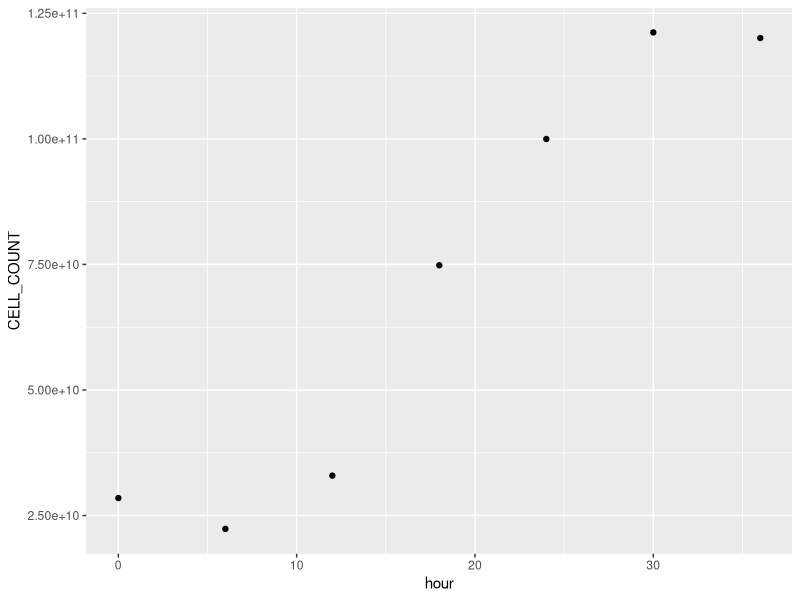
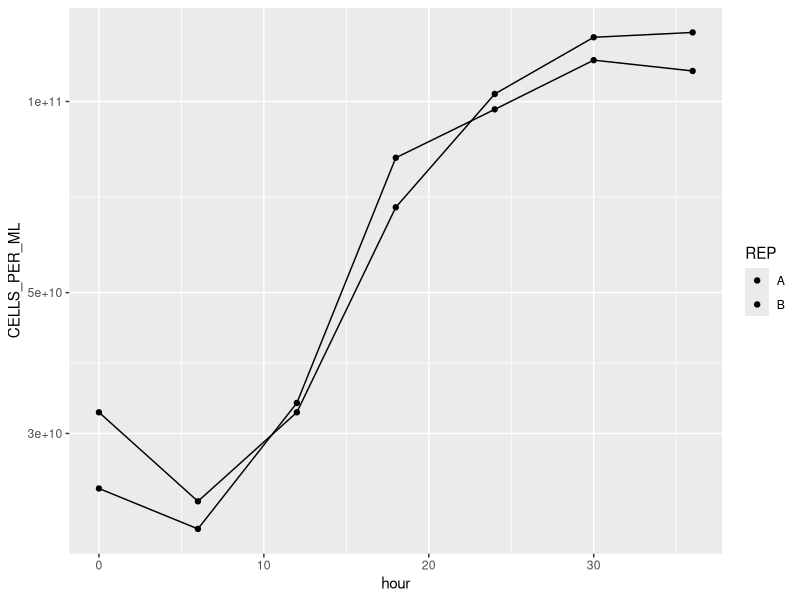
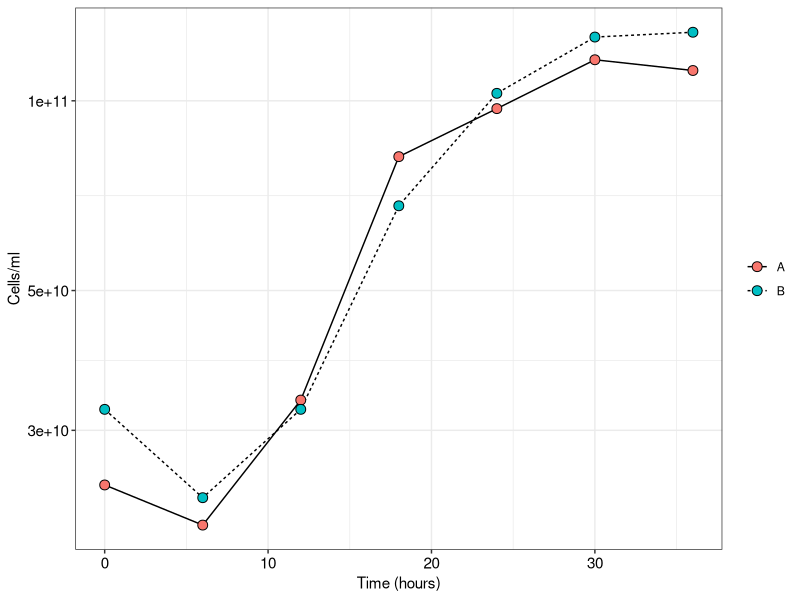
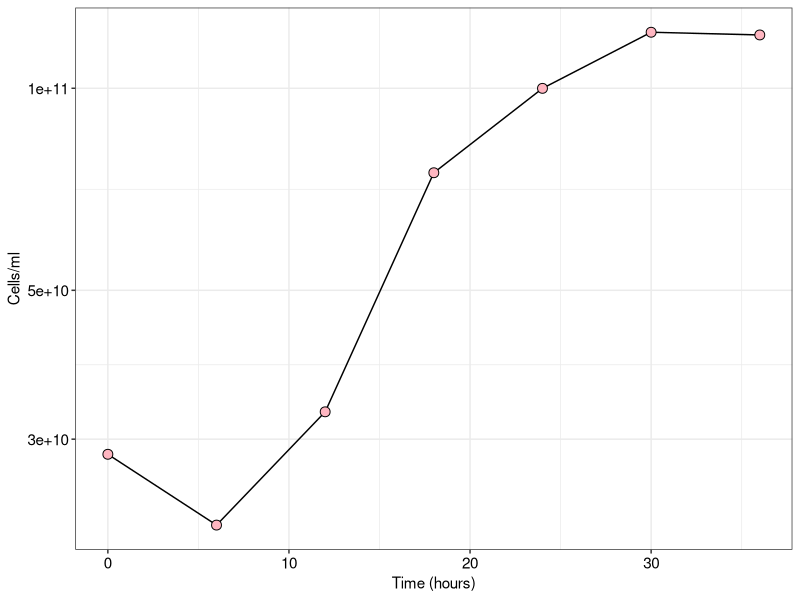

The R source for these figures, in order:
## ---- chunk 1
knitr::opts_chunk$set(echo = TRUE, tidy = FALSE, message = FALSE)
## ---- chunk 2
raw_cell_counts <- read.csv("input-data/raw-cell-counts.csv")
## ---- chunk 3
library(tidyverse)
## ---- chunk 4
# 1. Isolate sample03 as set of numbers, calculate the average
sample3 <- raw_cell_counts %>%
  select(Sample03) %>% 
  summarise(MEAN = mean(Sample03))

sample3_mean <- sample3[1,1]
## ---- chunk 5
# 2. write equation from above in R, define variables as R objects as needed.
Mean_cells_per_FOV <- sample3_mean # from average
Area_chamber <- (pi)*(((8E3)*(1000))^2) #µm^2
Volume <- 2 #ml
Area_FOV <- 1E4 #µm^2 at 100X magnification
Dilution_factor <- 0.9

cells_per_ml <- ((Mean_cells_per_FOV)*(Area_chamber))/((Volume)*(Area_FOV)*(Dilution_factor))
cells_per_ml # raw number

format(cells_per_ml, scientific = TRUE, digits = 3) # formatted as scientific
## ---- chunk 6
head(raw_cell_counts)
## ---- chunk 7
raw_cell_counts %>% 
  # Transform to long format
  pivot_longer(cols = starts_with("Sample"), names_to = "SAMPLE", values_to = "CELL_per_FOV") %>% 
  # Estimate average cells per FOV and variance for each count
  group_by(SAMPLE) %>% 
  summarise(MEAN = mean(CELL_per_FOV), VAR = var(CELL_per_FOV)) %>% 
  # use mutate and copy above equation to calculate cells per ml
  mutate(CELLS_PER_ML = ((MEAN)*(Area_chamber))/((Volume)*(Area_FOV)*(Dilution_factor))) %>% 
  # Option to add column with same values in scientific
  mutate(SCI_cells_per_ml = format(CELLS_PER_ML, scientific = TRUE, digits = 3))
## ---- chunk 8
# raw_cell_counts %>%
#   pivot_longer(cols = starts_with("Sample"), names_to = "SAMPLE", values_to = "CELL_per_FOV") %>%
#   group_by(SAMPLE) %>%
#   summarise(MEAN = mean(CELL_per_FOV), VAR = var(CELL_per_FOV)) %>%
#   mutate(CELLS_PER_ML = ((MEAN)*(Area_chamber))/((Volume)*(Area_FOV)*(Dilution_factor))) %>%
#   mutate(SCI_cells_per_ml = format(CELLS_PER_ML, scientific = TRUE, digits = 3)) %>%
# ggplot(aes(x = SAMPLE, y = CELLS_PER_ML)) +
#   geom_???
## ---- chunk 9
cell_counts_01 <- read.csv("input-data/cell-count-data01.csv")
metadata_01 <- read.csv("input-data/sample-info-data01.csv")
## ---- chunk 10
# head(cell_counts_01) # rename some of the variable so it is applicable to these new data.
cell_counts_01 %>%
  pivot_longer(cols = starts_with("X"), names_to = "SAMPLE", values_to = "CELL_per_FOV") %>%
  group_by(SAMPLE) %>%
  summarise(MEAN = mean(CELL_per_FOV), VAR = var(CELL_per_FOV)) %>%
  mutate(CELLS_PER_ML = ((MEAN)*(Area_chamber))/((Volume)*(Area_FOV)*(Dilution_factor))) %>%
  mutate(SCI_cells_per_ml = format(CELLS_PER_ML, scientific = TRUE, digits = 3))
## ---- chunk 11
head(metadata_01)
## ---- chunk 12
cell_counts_01 %>%
  pivot_longer(cols = starts_with("X"), names_to = "SAMPLE", values_to = "CELL_per_FOV") %>%
  group_by(SAMPLE) %>%
  summarise(MEAN = mean(CELL_per_FOV), VAR = var(CELL_per_FOV)) %>%
  mutate(CELLS_PER_ML = ((MEAN)*(Area_chamber))/((Volume)*(Area_FOV)*(Dilution_factor))) %>%
  mutate(SCI_cells_per_ml = format(CELLS_PER_ML, scientific = TRUE, digits = 3)) %>% 
  # Fix SAMPLE names and separate into samples and replicates
  separate(SAMPLE, into = c("SAMPLE_NAME", "REP"), sep = "_", remove = FALSE) %>% 
  mutate(SAMPLE = gsub("X","", SAMPLE)) # edits the SAMPLE cell.
## ---- chunk 13
cell_counts_01 %>%
  pivot_longer(cols = starts_with("X"), names_to = "SAMPLE", values_to = "CELL_per_FOV") %>%
  group_by(SAMPLE) %>%
  summarise(MEAN = mean(CELL_per_FOV), VAR = var(CELL_per_FOV)) %>%
  mutate(CELLS_PER_ML = ((MEAN)*(Area_chamber))/((Volume)*(Area_FOV)*(Dilution_factor))) %>%
  mutate(SCI_cells_per_ml = format(CELLS_PER_ML, scientific = TRUE, digits = 3)) %>% 
  separate(SAMPLE, into = c("SAMPLE_NAME", "REP"), sep = "_", remove = FALSE) %>% 
  mutate(SAMPLE = gsub("X","", SAMPLE)) %>% 
  # Use 'left_join' to line up the metadata. SAMPLE column matches "sample_id" in the metadata df
  left_join(metadata_01, by = c("SAMPLE" = "sample_id"))
## ---- chunk 14
summary_table_01 <- cell_counts_01 %>%
  pivot_longer(cols = starts_with("X"), names_to = "SAMPLE", values_to = "CELL_per_FOV") %>%
  group_by(SAMPLE) %>%
  summarise(MEAN = mean(CELL_per_FOV), VAR = var(CELL_per_FOV)) %>%
  mutate(CELLS_PER_ML = ((MEAN)*(Area_chamber))/((Volume)*(Area_FOV)*(Dilution_factor))) %>%
  mutate(SCI_cells_per_ml = format(CELLS_PER_ML, scientific = TRUE, digits = 3)) %>% 
  separate(SAMPLE, into = c("SAMPLE_NAME", "REP"), sep = "_", remove = FALSE) %>% 
  mutate(SAMPLE = gsub("X","", SAMPLE)) %>% 
  left_join(metadata_01, by = c("SAMPLE" = "sample_id")) %>% 
  select(-REP, -SAMPLE) %>% #remove columns with information on the replicates
  group_by(SAMPLE_NAME, hour, date) %>% 
  summarise(CELL_COUNT_sci = format(mean(CELLS_PER_ML), scientific = TRUE, digits = 3),
            CELL_COUNT = mean(CELLS_PER_ML))

write_csv(summary_table_01, file = "table_01.csv", quote = c("none"))
## ---- chunk 15
ggplot(summary_table_01, aes(x = hour, y = CELL_COUNT)) +
  geom_point()
## ---- chunk 16
cell_counts_01 %>%
  pivot_longer(cols = starts_with("X"), names_to = "SAMPLE", values_to = "CELL_per_FOV") %>%
  group_by(SAMPLE) %>%
  summarise(MEAN = mean(CELL_per_FOV), VAR = var(CELL_per_FOV)) %>%
  mutate(CELLS_PER_ML = ((MEAN)*(Area_chamber))/((Volume)*(Area_FOV)*(Dilution_factor))) %>%
  mutate(SCI_cells_per_ml = format(CELLS_PER_ML, scientific = TRUE, digits = 3)) %>% 
  separate(SAMPLE, into = c("SAMPLE_NAME", "REP"), sep = "_", remove = FALSE) %>% 
  mutate(SAMPLE = gsub("X","", SAMPLE)) %>% 
  left_join(metadata_01, by = c("SAMPLE" = "sample_id")) %>% 
  #
  ggplot(aes(x = hour, y = CELLS_PER_ML, fill = REP)) +
  geom_point() +
  geom_line() +
  scale_y_log10()
## ---- chunk 17
## Data wrangling
cell_counts_01 %>%
  pivot_longer(cols = starts_with("X"), names_to = "SAMPLE", values_to = "CELL_per_FOV") %>%
  group_by(SAMPLE) %>%
  summarise(MEAN = mean(CELL_per_FOV), VAR = var(CELL_per_FOV)) %>%
  mutate(CELLS_PER_ML = ((MEAN)*(Area_chamber))/((Volume)*(Area_FOV)*(Dilution_factor))) %>%
  mutate(SCI_cells_per_ml = format(CELLS_PER_ML, scientific = TRUE, digits = 3)) %>% 
  separate(SAMPLE, into = c("SAMPLE_NAME", "REP"), sep = "_", remove = FALSE) %>% 
  mutate(SAMPLE = gsub("X","", SAMPLE)) %>% 
  left_join(metadata_01, by = c("SAMPLE" = "sample_id")) %>% 
# Ggplot code
  ggplot(aes(x = hour, y = CELLS_PER_ML, fill = REP)) +
  geom_line(aes(linetype = REP)) +
  geom_point(shape = 21, color = "black", size = 3) +
  theme_bw() +
  labs(x = "Time (hours)", y = "Cells/ml") +
  theme(axis.text = element_text(size = 11, color = "black"),
        legend.title = element_blank()) +
  scale_y_log10()
## ---- chunk 18
ggplot(summary_table_01, aes(x = hour, y = CELL_COUNT)) +
  geom_line() +
  geom_point(shape = 21, color = "black", size = 3, fill = "lightpink") +
  theme_bw() +
  labs(x = "Time (hours)", y = "Cells/ml") +
  theme(axis.text = element_text(size = 11, color = "black"),
        legend.title = element_blank()) +
  scale_y_log10()
## ---- chunk 19
b <- summary_table_01 %>% filter(hour == 30)
b$CELL_COUNT

B <- summary_table_01 %>% filter(hour == 12)
B$CELL_COUNT

G_min <- ((30-12)*60)/(3.3*(log10(((b$CELL_COUNT)/(B$CELL_COUNT)))))
G_min
## ---- chunk 20
exp_hour <- c(12, 18, 24, 30)
exp_growth <- summary_table_01 %>% 
  filter(hour %in% exp_hour) %>% 
  mutate(NAT_LOG = log(CELL_COUNT))
## ---- chunk 21
lm(NAT_LOG ~ hour, exp_growth)

model_output_coefficients <- coef(lm(NAT_LOG ~ hour, exp_growth))
# model_output_coefficients
slope = model_output_coefficients[2]
## ---- chunk 22
slope
## ---- chunk 23

## ---- chunk 24
# install.packages("palmerpenguins")
library(palmerpenguins)
# head(penguins)
